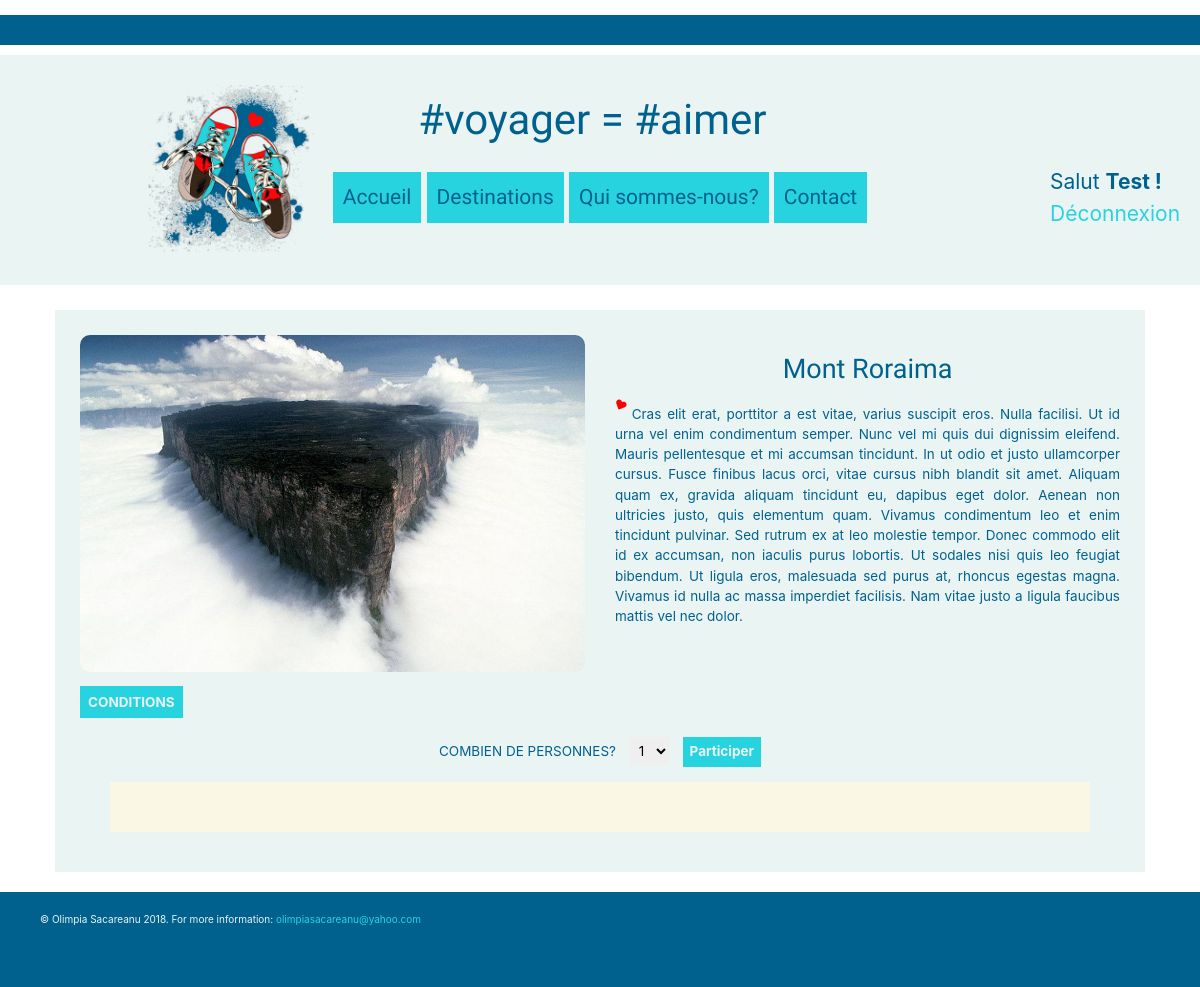
/destination.php?id=4 (signed in), run on the app's committed database.
### tables this page shows
CREATE TABLE IF NOT EXISTS `destination` (
  `ID` int(11) NOT NULL AUTO_INCREMENT,
  `title` varchar(60) NOT NULL,
  `description` text NOT NULL,
  `category` varchar(60) NOT NULL,
  `picture` varchar(50) NOT NULL,
  `slider` varchar(50) NOT NULL,
  PRIMARY KEY (`ID`)
);

### destination.php (called while the page is built, shortened)
<?php
include "connection.php";
$query = $db->prepare('SELECT * FROM destination WHERE ID = ?');
$query->execute([
	$_GET['id']
]);
$destination = $query->fetch();
include "layout.phtml";

### destination.phtml (the view, shortened to what this page needs)
<div class="destination-container">
	<article>
		<div class="row">
			<div class="col-lg-6 col-sm-12">
				<img src="img/<?= $destination['picture'] ?>" alt="destination">
			</div>
			<div class="col-lg-6 col-sm-12">
				<h1><?= htmlspecialchars($destination['title']) ?></h1>
				<p><i class="fas fa-heart"></i> <?= htmlspecialchars($destination['description']) ?></p>
			</div>
		</div>
			<a  class='conditions' href='#'>CONDITIONS</a>
				<form action="" method='post'>
					<label for="persons">Combien de personnes?</label>
					<select name="persons" id="persons">
						<option value="1">1</option>
					</select>
					<button type="button" id='join' >Participer</button>
				</form>
				<form class="order" data-mode='change' >
						<div class="join">
						</div>
				</form>
	</article>
</div>

### main9.css (style rules this page uses)
html { font-size: 62.5%; }
a { text-decoration: none; color: #00618e; }
h1, h2 { font-family: Love Ya Like A Sister; }
.row img { width: 100%; }
.destination-container h1 { text-align:center; font-family: Love Ya Like A Sister; }
.destination-container p .fas { color: red; }
.destination-container .conditions { color: #28d3e0; }
.destination-container .join { background-color: #faf8e4; padding: 20px; margin:15px; }
@media screen and (min-width: 1024px) { img { border-radius: 10px; } }
@media screen and (min-width: 1024px) { p { text-align:justify; } }
@media screen and (min-width: 1024px) { .destination-container .conditions { color: #eaf4f3; } }
@media screen and (min-width: 1024px) { .destination-container { font-size: 0.9em; } }
@media screen and (min-width: 1024px) { .destination-container img { margin-bottom: 20px; } }
@media screen and (min-width: 1024px) { .destination-container a { text-decoration:none; background-color: #28d3e0; padding:8px; color: #eaf4f3; font-weight: bold; } }
@media screen and (min-width: 1024px) { .destination-container form { text-align: center; margin:0 15px; } }
@media screen and (min-width: 1024px) { .destination-container form label { text-transform: uppercase; } }
@media screen and (min-width: 1024px) { .destination-container form select { margin: 0 10px; padding:5px; border: none; } }
@media screen and (min-width: 1024px) { .destination-container button { color: #eaf4f3; border: none; padding:7px; background-color: #28d3e0; font-weight: bold; } }
@media screen and (min-width: 1024px) { .destination-container .join { font-size: 1.3em; margin: 15px; padding: 25px; } }
@media screen and (min-width: 1024px) { .destination-container p .fas { font-size: 0.8em; color: red; position: relative; top: -10px; -webkit-transform: rotate(25deg); -moz-transform: rotate(25deg); -o-transform: rotate(25deg); -ms-transform: rotate(25deg); transform: rotate(25deg); } }

### data on the page
destination: picture (picture), title "Mont Roraima", description "Cras elit erat, porttitor a est vitae, varius suscipit eros. Nulla facilisi. Ut id urna vel enim condimentum semper. Nunc vel mi quis dui dignissim eleifend. Mauris pellentesque et mi accumsan tincidunt. In ut odio et justo ullamcorper cursus. Fusce finibus lacus orci, vitae cursus nibh blandit sit amet. Aliquam quam ex, gravida aliquam tincidunt eu, dapibus eget dolor. Aenean non ultricies justo, quis elementum quam. Vivamus condimentum leo et enim tincidunt pulvinar. Sed rutrum ex at leo molestie tempor. Donec commodo elit id ex accumsan, non iaculis purus lobortis. Ut sodales nisi quis leo feugiat bibendum. Ut ligula eros, malesuada sed purus at, rhoncus egestas magna. Vivamus id nulla…"

### other printed values
$_SESSION['user']['firstName'] "Test"
